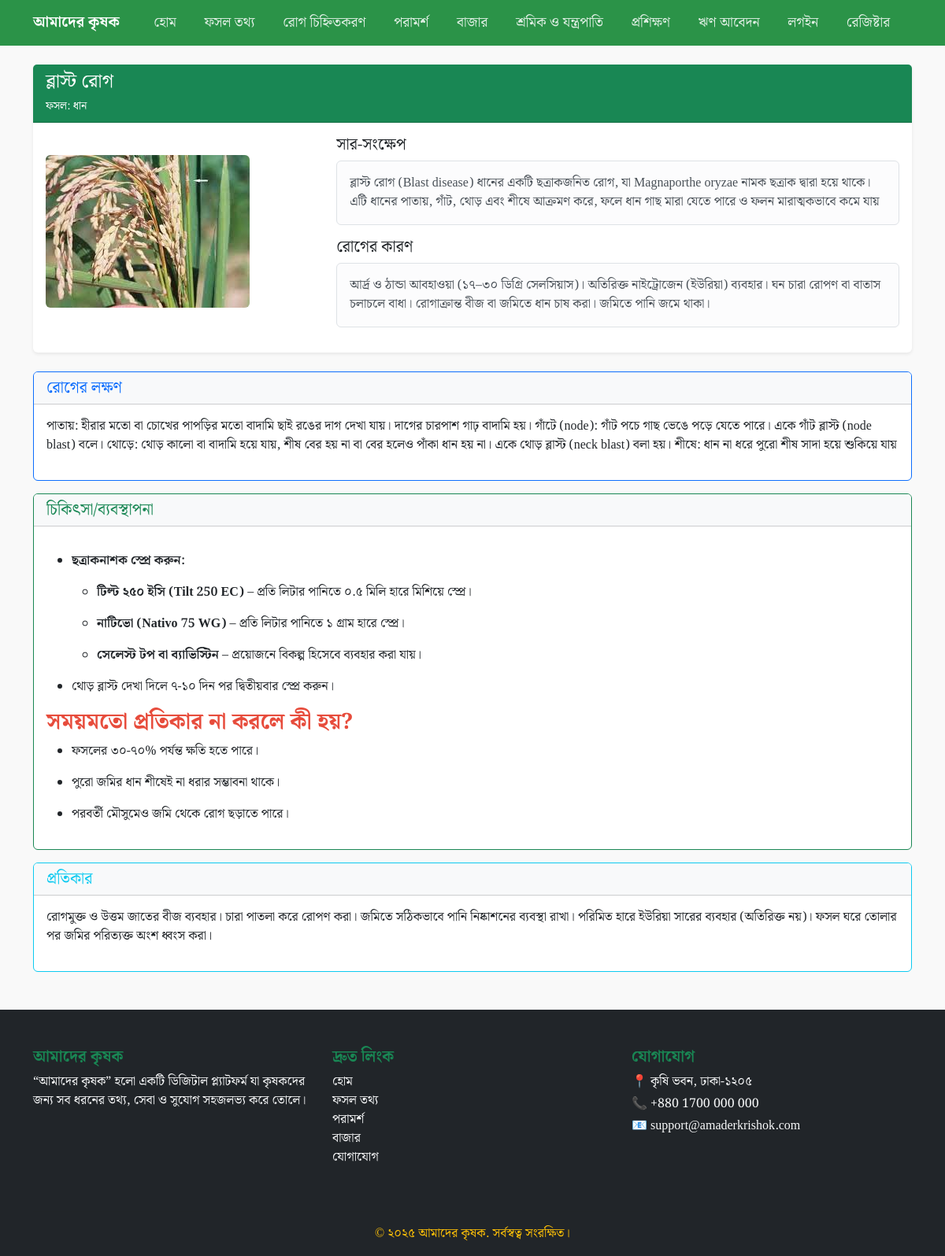
The page /crops/disease_info/blaastt-rog/ on the database its author committed.
### crop/models.py (models this page shows, shortened)
class DiseaseInfo(models.Model):
    crop_name = models.ForeignKey(category, on_delete=models.CASCADE, related_name='all_disease_info',verbose_name="ফসলের নাম")
    disease_name = models.CharField(max_length=100, verbose_name="রোগের নাম")
    slug = models.SlugField(unique=True,blank=True,max_length=200)
    description = models.TextField(blank=True,verbose_name="সার সংক্ষেপ")
    symptoms = models.TextField(verbose_name="রোগের লক্ষণ")
    causes = models.TextField(blank=True, null=True, verbose_name="রোগের কারণ")
    prevention = models.TextField(blank=True, null=True, verbose_name="প্রতিকার")
    treatment =RichTextField(blank=True, null=True, verbose_name="চিকিৎসা বা ব্যবস্থাপনা")
    image = models.ImageField(upload_to='disease_images/', blank=True, null=True, verbose_name="রোগের ছবি")
    is_major = models.BooleanField(default=False, verbose_name="প্রধান রোগ?")
    created_at = models.DateTimeField(auto_now_add=True)
    updated_at = models.DateTimeField(auto_now=True)
    class Meta:
        verbose_name = "রোগের তথ্য"
        verbose_name_plural = "রোগের তথ্যসমূহ"

class category(models.Model):
    category_name = models.CharField(max_length=150)
    slug = models.SlugField(unique=True,max_length=150,blank=True)
    category_image = models.ImageField(upload_to='categories')
    description = models.TextField(blank=True,null=True)
    created_at = models.DateTimeField(auto_now_add=True)
    updated_at = models.DateTimeField(auto_now=True)
    class Meta:
        verbose_name = "ফসলের নাম"
        verbose_name_plural = "ফসলের নাম সমূহ"
    def __str__(self):
        return self.category_name

### crop/views.py (the view)
# urls.py: path('disease_info/<slug:disease_name>/',views.disease_info_details,name="disease_info_details"),
def disease_info_details(request,disease_name):
    disease_details = DiseaseInfo.objects.get(slug = disease_name)
    context = {
        "disease_details":disease_details,
    }
    return render(request,'disease_info_details.html',context)

### templates/disease_info_details.html (shortened to what this page needs)
{% extends "base.html" %}
{% block content %}
<div class="container mt-4">
  <div class="card mb-4 border-0 shadow-sm">
    <div class="card-header bg-success text-white">
      <h2 class="h4 mb-1">{{disease_details.disease_name}}</h2>
      <p class="mb-0"><small>ফসল: {{disease_details.crop_name}}</small></p>
    </div>
    <div class="card-body">
      <div class="row align-items-center">
        <div class="col-md-4 mb-3">
          <img src="{{disease_details.image.url}}" class="img-fluid rounded" alt="রোগের ছবি">
        </div>
        <div class="col-md-8">
            <h3 class="h5 mb-2">সার-সংক্ষেপ</h3>
          <div class="alert alert-light border">
            <p class="mb-0">{{disease_details.description}}</p>
          </div>
          <h3 class="h5 mb-2">রোগের কারণ</h3>
            <div class="alert alert-light border">
                <p class="mb-0">{{disease_details.causes}}</p>
          </div>
        </div>
      </div>
    </div>
  </div>
  <div class="card mb-3 border-primary">
    <div class="card-header bg-light text-primary">
      <h3 class="h5 mb-0">রোগের লক্ষণ</h3>
    </div>
    <div class="card-body">
      <p>{{disease_details.symptoms}}</p>
    </div>
  </div>
  <div class="card mb-3 border-success">
    <div class="card-header bg-light text-success">
      <h3 class="h5 mb-0">চিকিৎসা/ব্যবস্থাপনা</h3>
    </div>
    <div class="card-body">
      <p>{{disease_details.treatment | safe }}</p>
    </div>
  </div>
  <div class="card border-info mb-5">
    <div class="card-header bg-light text-info">
      <h3 class="h5 mb-0">প্রতিকার</h3>
    </div>
    <div class="card-body">
      <p>{{disease_details.prevention}}</p>
    </div>
  </div>
</div>
{% endblock content %}

### main/static/css/crop_info.css (style rules this page uses)
* { font-family: "Noto Serif Bengali", serif; }

### main/static/css/marketplace.css (style rules this page uses)
:root { --primary-color: #2b9348; --secondary-color: #2b9348; --light-color: #F1F8E9; --dark-color: #2b9348; }
* { font-family: "Noto Serif Bengali", serif; }
body { background-color: #f9f9f9; }

### main/static/css/profile.css (style rules this page uses)
* { font-family: "Noto Serif Bengali", serif; }
:root { --primary-color: #2b9348; --secondary-color: #6c757d; }
body { background-color: #f8f9fa; }

### main/static/css/cart.css (style rules this page uses)
* { font-family: "Noto Serif Bengali", serif; }
:root { --primary-green: #2b9348; --dark-green: #1b5e20; --light-green: #e8f5e9; }
body { font-family: 'Hind Siliguri', sans-serif; background-color: #f9f9f9; }

### main/static/css/style.css (style rules this page uses)
* { font-family: "Noto Serif Bengali", serif; }

### rows shown on the page
DiseaseInfo: disease_name "ব্লাস্ট রোগ", crop_name "ধান", image (picture), description "ব্লাস্ট রোগ (Blast disease) ধানের একটি ছত্রাকজনিত রোগ, যা Magnaporthe oryzae নামক ছত্রাক দ্বারা হয়ে থাকে। এটি ধানের পাতায়, গাঁট, থোড় এবং শীষে আক্রমণ করে, ফলে ধান গাছ মারা যেতে পারে ও ফলন মারাত্মকভাবে কমে যায়", causes "আর্দ্র ও ঠান্ডা আবহাওয়া (১৭–৩০ ডিগ্রি সেলসিয়াস)। অতিরিক্ত নাইট্রোজেন (ইউরিয়া) ব্যবহার। ঘন চারা রোপণ বা বাতাস চলাচলে বাধা। রোগাক্রান্ত বীজ বা জমিতে ধান চাষ করা। জমিতে পানি জমে থাকা।", symptoms "পাতায়: হীরার মতো বা চোখের পাপড়ির মতো বাদামি ছাই রঙের দাগ দেখা যায়। দাগের চারপাশ গাঢ় বাদামি হয়। গাঁটে (node): গাঁট পচে গাছ ভেঙে পড়ে যেতে পারে। একে গাঁট ব্লাস্ট (node blast) বলে। থোড়ে: থোড় কালো বা বাদামি হয়ে যায়, শীষ বের হয় না বা বের হলেও পাঁকা ধান হয় না। একে থোড় ব্লাস্ট (neck blast) বলা হয়। শীষে: ধান না ধরে পুরো শীষ সাদা হয়ে শুকিয়ে যায়", treatment "ছত্রাকনাশক স্প্রে করুন: টিল্ট ২৫০ ইসি (Tilt 250 EC) – প্রতি লিটার পানিতে ০.৫ মিলি হারে মিশিয়ে স্প্রে। নাটিভো (Nativo 75 WG) – প্রতি লিটার পানিতে ১ গ্রাম হারে স্প্রে। সেলেস্ট টপ বা ব্যাভিস্টিন – প্রয়োজনে বিকল্প হিসেবে ব্যবহার করা যায়। থোড় ব্লাস্ট দেখা দিলে ৭-১০ দিন পর দ্বিতীয়বার স্প্রে করুন। সময়মতো প্রতিকার না করলে কী হয়? ফসলের ৩০-৭০% পর্যন্ত ক্ষতি হতে পারে। পুরো জমির ধান শীষেই না ধরার সম্ভাবনা থাকে। পরবর্তী মৌসুমেও জমি থেকে রোগ ছড়াতে পারে।", prevention "রোগমুক্ত ও উত্তম জাতের বীজ ব্যবহার। চারা পাতলা করে রোপণ করা। জমিতে সঠিকভাবে পানি নিষ্কাশনের ব্যবস্থা রাখা। পরিমিত হারে ইউরিয়া সারের ব্যবহার (অতিরিক্ত নয়)। ফসল ঘরে তোলার পর জমির পরিত্যক্ত অংশ ধ্বংস করা।"
